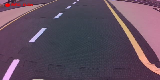
#> input picture out/images/10000.png, 160 x 80 px; its folder holds only this picture in this run
$ python preview.py
#> lines starting #> are read from the running program, lines starting #| are printed output that depends on the picture
import os
import cv2
import numpy as np

IMAGE_DIR = "out/images"
MASK_DIR = "out/mask"

image_files = sorted([f for f in os.listdir(IMAGE_DIR) if f.endswith('.png')])

if not image_files:
    print("Nenhuma imagem encontrada em", IMAGE_DIR)
    exit()

index = 0
scale = 4  # Escala de visualização

while True:
    image_name = image_files[index]
    image_path = os.path.join(IMAGE_DIR, image_name)
    mask_path = os.path.join(MASK_DIR, image_name)

    image = cv2.imread(image_path)
#> image is the input picture: shape (80, 160, 3); mean B, G, R 93.7, 77, 95.6
    mask = cv2.imread(mask_path, cv2.IMREAD_GRAYSCALE)
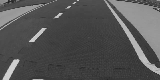
#> mask: shape (80, 160); min 32, max 211, mean 83.9

    if image is None or mask is None:
        print(f"Erro ao carregar {image_name}")
        continue

    # Criar máscara colorida (verde)
    mask_color = cv2.merge([np.zeros_like(mask), mask, np.zeros_like(mask)])
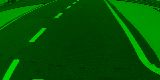
#> mask_color: shape (80, 160, 3); mean of channels 0, 1, 2 0, 83.9, 0; drawn as B, G, R
    overlay = cv2.addWeighted(image, 1.0, mask_color, 0.5, 0)
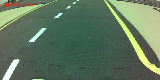
#> overlay: shape (80, 160, 3); mean B, G, R 93.7, 118.3, 95.6

    # Escalar imagem
    overlay_scaled = cv2.resize(overlay, (image.shape[1]*scale, image.shape[0]*scale))
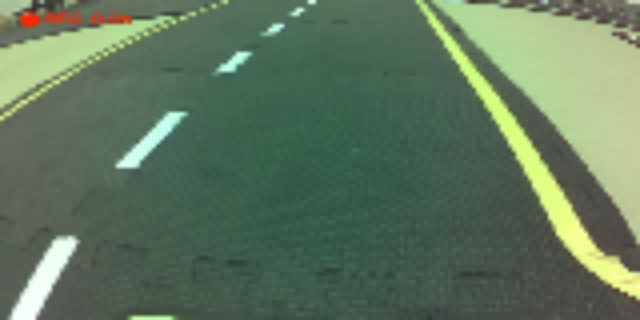
#> overlay_scaled: shape (320, 640, 3); mean B, G, R 93.6, 118.2, 95.5

    cv2.imshow("Preview", overlay_scaled)

    key = cv2.waitKey(0) & 0xFF
#> (key q is pressed here)
    if key == ord('q'):
        break
    elif key == 83 or key == ord('d'):  # seta direita ou D
        index = (index + 1) % len(image_files)
    elif key == 81 or key == ord('a'):  # seta esquerda ou A
        index = (index - 1) % len(image_files)

cv2.destroyAllWindows()

$ run again, on out/images/10004.png
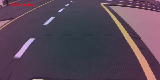
#> input picture out/images/10004.png, 160 x 80 px
#> image is the input picture: shape (80, 160, 3); mean B, G, R 87, 71.1, 87.8
#> `mask_color = cv2.merge([np.zeros_like(mask), mask, np.zeros_like(mask)])`:
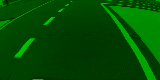
#> mask_color: shape (80, 160, 3); mean of channels 0, 1, 2 0, 77.4, 0; drawn as B, G, R
#> `overlay_scaled = cv2.resize(overlay, (image.shape[1]*scale, image.shap..`:
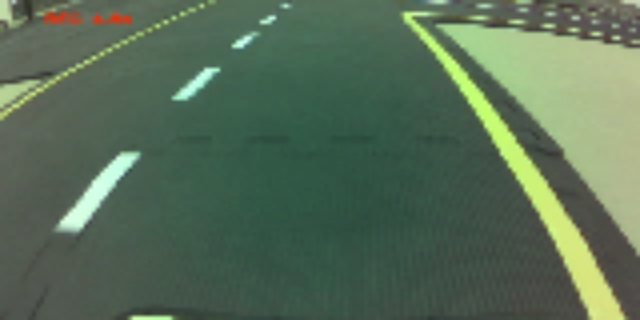
#> overlay_scaled: shape (320, 640, 3); mean B, G, R 86.9, 109.5, 87.7

$ run again, on out/images/10005.png
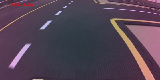
#> input picture out/images/10005.png, 160 x 80 px
#> image is the input picture: shape (80, 160, 3); mean B, G, R 83.8, 68, 84.1
#> `mask_color = cv2.merge([np.zeros_like(mask), mask, np.zeros_like(mask)])`:
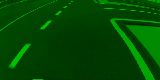
#> mask_color: shape (80, 160, 3); mean of channels 0, 1, 2 0, 74.1, 0; drawn as B, G, R
#> `overlay_scaled = cv2.resize(overlay, (image.shape[1]*scale, image.shap..`:
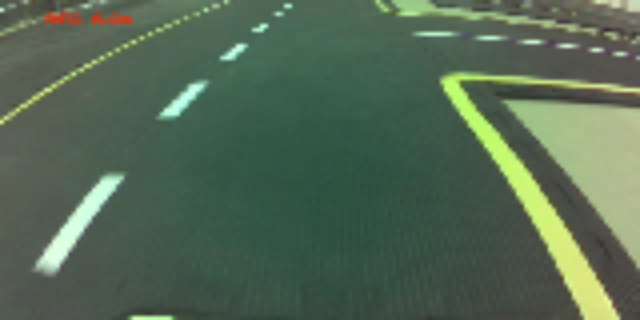
#> overlay_scaled: shape (320, 640, 3); mean B, G, R 83.8, 104.7, 84

$ run again, on out/images/10006.png
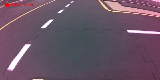
#> input picture out/images/10006.png, 160 x 80 px
#> image is the input picture: shape (80, 160, 3); mean B, G, R 100.8, 84.2, 105.2
#> `mask_color = cv2.merge([np.zeros_like(mask), mask, np.zeros_like(mask)])`:
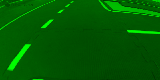
#> mask_color: shape (80, 160, 3); mean of channels 0, 1, 2 0, 91.9, 0; drawn as B, G, R
#> `overlay_scaled = cv2.resize(overlay, (image.shape[1]*scale, image.shap..`:
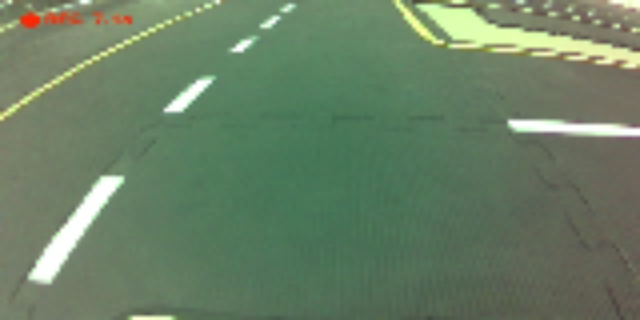
#> overlay_scaled: shape (320, 640, 3); mean B, G, R 100.7, 127.3, 105.1
